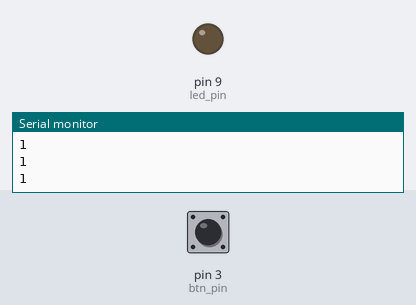
Bench run of a sketch on a simulated Arduino Uno, built with avr-gcc and run on an emulated ATmega328P. Shown: output pins drawn as LEDs (lit = HIGH), the last lines printed to the serial monitor. Inputs (shaded band) come from the test bench; at power-on: pin 3 (btn_pin) HIGH.

Above: at 1.2 s.
1.3 s: pin 3 (btn_pin) pulled LOW for 0.15 s
At 2.3 s:
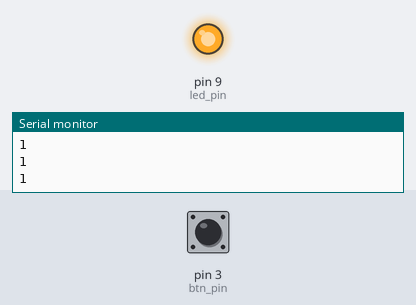
2.9 s: pin 3 (btn_pin) pulled LOW for 1 s
At 3.6 s:
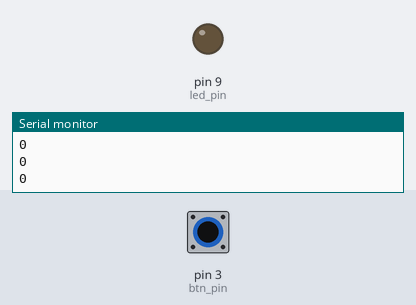
5.4 s: pin 3 (btn_pin) pulled LOW for 3.2 s
At 6.8 s:
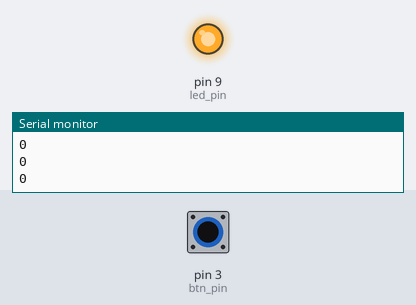
Timing chart, 0 to 8.4 s (numbered marks = the images above; inputs shaded):
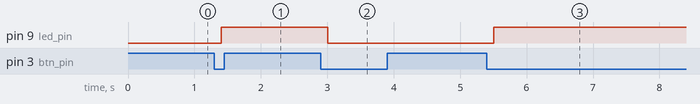

The sketch:

________2.ino
```cpp
#define btn_pin 3
#define led_pin 9

int val_max = 0;
int val_min = 1024;

void setup() {
  Serial.begin(9600);
  pinMode(btn_pin, INPUT);
  pinMode(led_pin, OUTPUT);
}

bool val_last = 1;
bool val = 1;

int count = 0;

void loop() {
  val_last = val;
  val = digitalRead(btn_pin);

  Serial.println(val);
  delay(100);
  if (val == 0 && val_last == 1)
  {
    count++;
  }

  if (count % 2 == 1)
  {
    digitalWrite(led_pin, HIGH);
  }
  else
  {
    digitalWrite(led_pin, LOW);
  }
}
```

Measured:
- after the input at 1.3 s, pin 9 (led_pin): LOW → HIGH after 0.10 s
- after the input at 2.9 s, pin 9 (led_pin): HIGH → LOW after 0.10 s
- after the input at 5.4 s, pin 9 (led_pin): LOW → HIGH after 0.11 s
